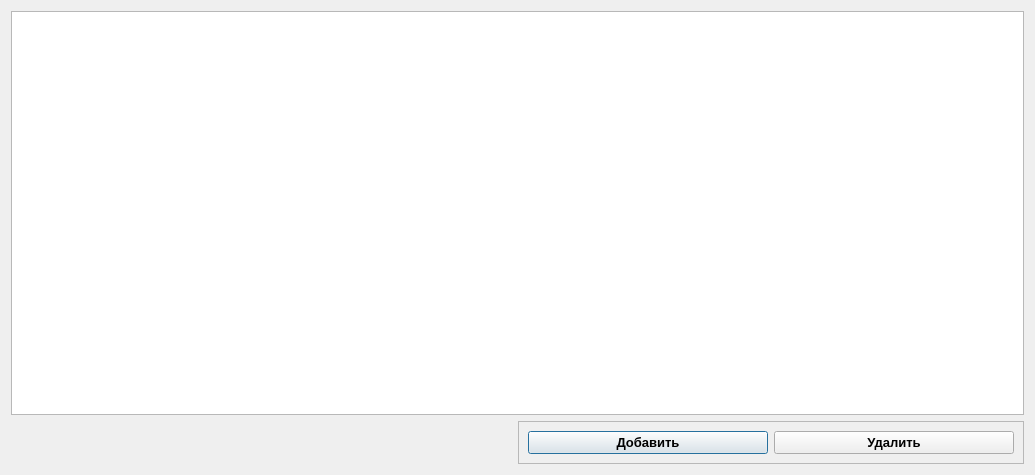
<?xml version="1.0" encoding="UTF-8"?>
<ui version="4.0">
 <class>CustomersDialog</class>
 <widget class="QDialog" name="CustomersDialog">
  <property name="geometry">
   <rect>
    <x>0</x>
    <y>0</y>
    <width>1035</width>
    <height>475</height>
   </rect>
  </property>
  <property name="font">
   <font>
    <pointsize>10</pointsize>
   </font>
  </property>
  <property name="windowTitle">
   <string>Клиенты</string>
  </property>
  <property name="windowIcon">
   <iconset resource="images.qrc">
    <normaloff>:/images/logo.png</normaloff>:/images/logo.png</iconset>
  </property>
  <layout class="QVBoxLayout" name="verticalLayout">
   <item>
    <widget class="QTableView" name="tableView">
     <property name="font">
      <font>
       <pointsize>10</pointsize>
      </font>
     </property>
     <property name="selectionBehavior">
      <enum>QAbstractItemView::SelectRows</enum>
     </property>
     <attribute name="verticalHeaderVisible">
      <bool>false</bool>
     </attribute>
    </widget>
   </item>
   <item>
    <layout class="QHBoxLayout" name="horizontalLayout_2">
     <item>
      <spacer name="horizontalSpacer">
       <property name="orientation">
        <enum>Qt::Horizontal</enum>
       </property>
       <property name="sizeHint" stdset="0">
        <size>
         <width>40</width>
         <height>20</height>
        </size>
       </property>
      </spacer>
     </item>
     <item>
      <widget class="QFrame" name="frame">
       <property name="frameShape">
        <enum>QFrame::StyledPanel</enum>
       </property>
       <property name="frameShadow">
        <enum>QFrame::Raised</enum>
       </property>
       <layout class="QHBoxLayout" name="horizontalLayout">
        <item>
         <widget class="QPushButton" name="buttonAdd">
          <property name="sizePolicy">
           <sizepolicy hsizetype="Expanding" vsizetype="Fixed">
            <horstretch>0</horstretch>
            <verstretch>0</verstretch>
           </sizepolicy>
          </property>
          <property name="font">
           <font>
            <pointsize>10</pointsize>
            <weight>75</weight>
            <bold>true</bold>
           </font>
          </property>
          <property name="text">
           <string>Добавить</string>
          </property>
         </widget>
        </item>
        <item>
         <widget class="QPushButton" name="buttonDel">
          <property name="sizePolicy">
           <sizepolicy hsizetype="Expanding" vsizetype="Fixed">
            <horstretch>0</horstretch>
            <verstretch>0</verstretch>
           </sizepolicy>
          </property>
          <property name="font">
           <font>
            <pointsize>10</pointsize>
            <weight>75</weight>
            <bold>true</bold>
           </font>
          </property>
          <property name="text">
           <string>Удалить</string>
          </property>
         </widget>
        </item>
       </layout>
      </widget>
     </item>
    </layout>
   </item>
  </layout>
 </widget>
 <resources>
  <include location="images.qrc"/>
 </resources>
 <connections/>
</ui>
